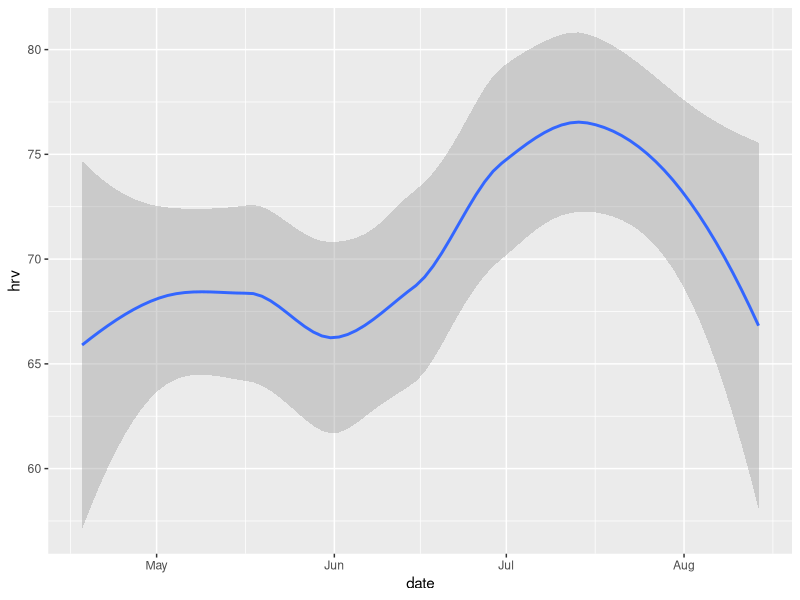
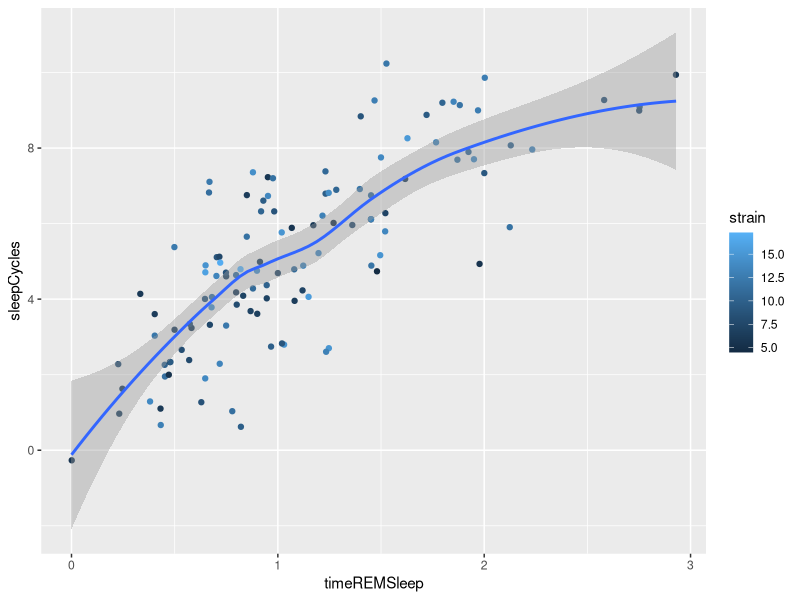
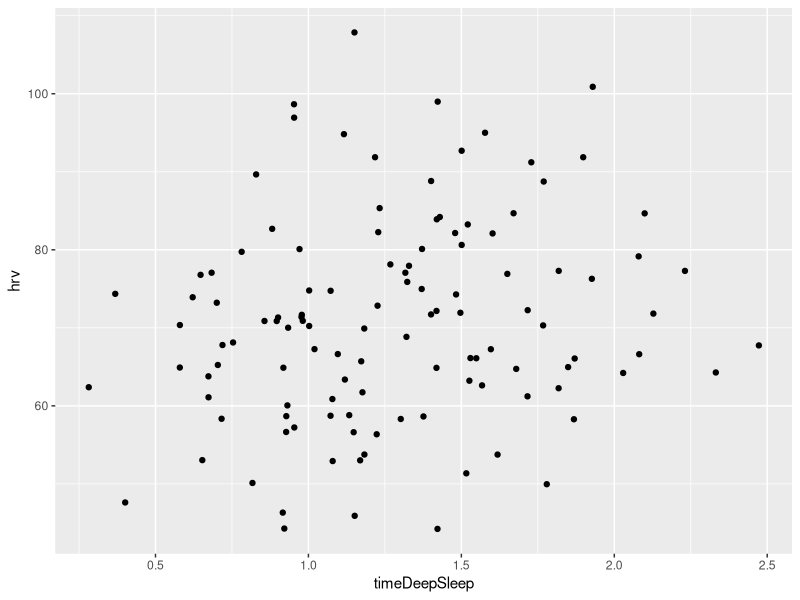
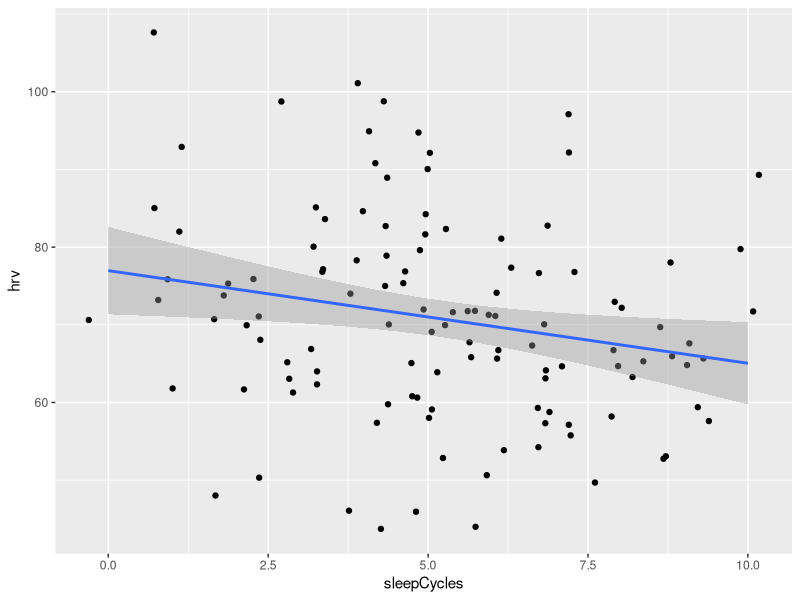
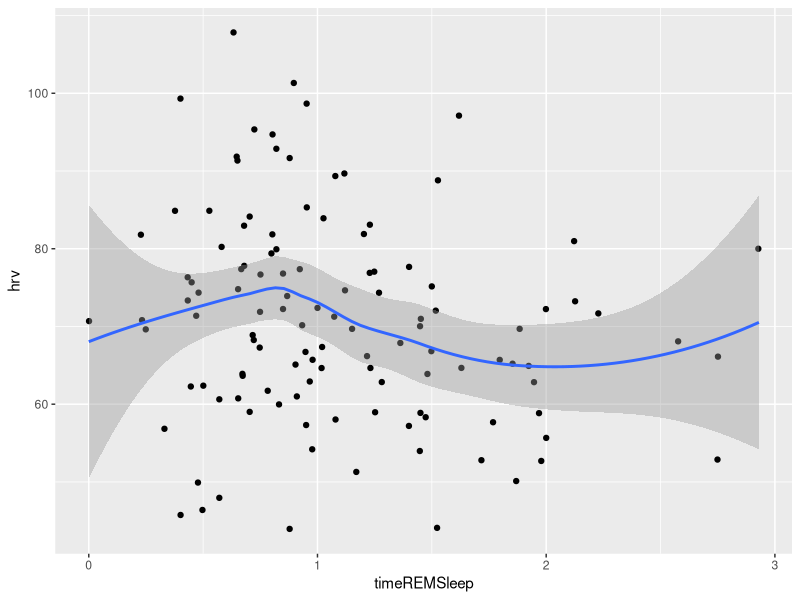
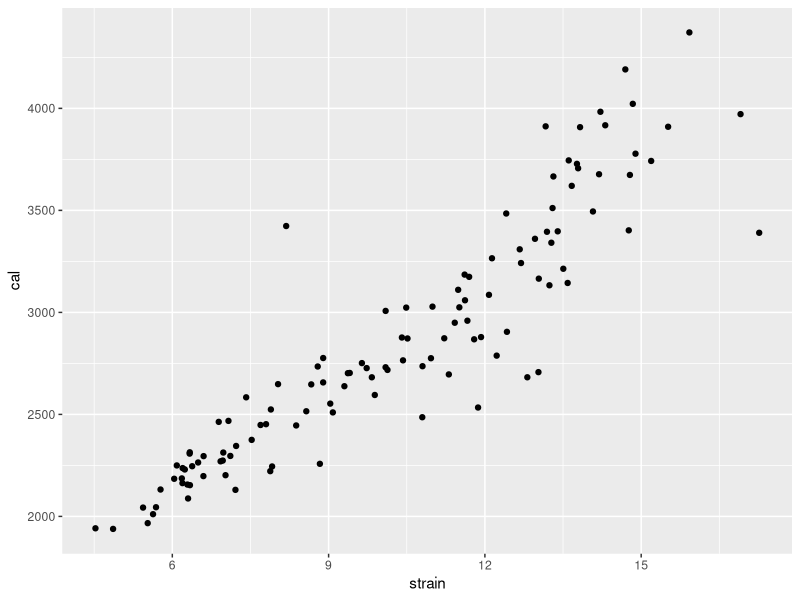

These figures' R source, in order: (Note: this script raises an error after producing the figures.)
# load gdata package
library(gdata)

# load dplyr
library(dplyr)

whoop_df_original <- read.csv("capstone_WHOOP_data_14aug_18apr.csv", header = TRUE)
whoop_df_original
class(whoop_df_original)
names(whoop_df_original)
str(whoop_df_original)
summary(whoop_df_original)

# create new data frame to edit
whoop_edit <- whoop_df_original

# remove empty rows 120 - 179
whoop_edit <- whoop_edit[-c(120:179), ]
View(whoop_edit)
summary(whoop_edit)

#new data frame to edit Recovery column; convert from factors to numerics
whoop_edit_recovery <- whoop_edit
whoop_edit_recovery$Recovery <- as.numeric(sub("%", "e-2", whoop_edit_recovery$Recovery))
class(whoop_edit_recovery$Recovery)
whoop_edit_recovery$Recovery
View(whoop_edit_recovery)

# new data frame to edit Sleep Performance column
class(whoop_edit_recovery$Sleep.Performance)
whoop_edit_sleep_perf <- whoop_edit_recovery
whoop_edit_sleep_perf$Sleep.Performance <- as.numeric(sub("%", "e-2", whoop_edit_sleep_perf$Sleep.Performance))
class(whoop_edit_sleep_perf$Sleep.Performance)


#save updates to new data frame, whoop_edit2
whoop_edit2 <- whoop_edit_sleep_perf
View(whoop_edit2)
mean(whoop_edit2$Sleep.Performance, na.rm = TRUE)

names(whoop_edit2) = c("date", "strain", "recovery", "sleepPerform", "maxHR", "averHR", "cal", "hrv", "restHR", "timeInBed", "timeLightSleep", "timeREMSleep", "timeDeepSleep", "totalSleep", "sleepCycles")
colnames(whoop_edit2)

cor(whoop_edit2[c("strain", "recovery", "sleepPerform", "maxHR", "averHR", "cal", "hrv", "restHR", "timeInBed", "timeLightSleep", "timeREMSleep", "timeDeepSleep", "totalSleep", "sleepCycles")])

# data frame to edit date column
library(lubridate)
date_whoop_edit = whoop_edit2
class(date_whoop_edit$date)

date_whoop_edit$date = dmy(date_whoop_edit$date)
class(date_whoop_edit$date)
str(date_whoop_edit)

whoop_edit3 = date_whoop_edit

# delete observation with NA
whoop_edit4 = whoop_edit3[-22, ]
View(whoop_edit4)

cor(whoop_edit4$hrv, whoop_edit4$recovery)

# generate value to replace NA in sleepCycle column
na_value_sleepcyc = as.integer(mean(whoop_edit4$sleepCycles, na.rm = TRUE))
whoop_edit4[6, 15] = na_value_sleepcyc
cor(whoop_edit4[c("strain", "recovery", "sleepPerform", "maxHR", "averHR", "cal", "hrv", "restHR", "timeInBed", "timeLightSleep", "timeREMSleep", "timeDeepSleep", "totalSleep", "sleepCycles")])


#load ggplot libary
library(ggplot2)
ggplot(whoop_edit4, aes(x = date, y = hrv)) + geom_smooth() 
ggplot(whoop_edit4, aes(x = timeREMSleep, y = sleepCycles, col = strain)) + geom_jitter() + stat_smooth(method = "loess")
ggplot(whoop_edit4, aes(x = timeDeepSleep, y = hrv)) + geom_jitter()
ggplot(whoop_edit4, aes(x = sleepCycles, y = hrv)) + geom_jitter() + stat_smooth(method = "lm")
ggplot(whoop_edit4, aes(x = timeREMSleep, y = hrv)) + geom_jitter() + stat_smooth()
ggplot(whoop_edit4, aes(x = strain, y = cal)) + geom_jitter()
ggplot(whoop_edit4, aes(x = whoop_edit3$averHR, y = whoop_edit3$sleepPerform)) + geom_jitter()
ggplot(whoop_edit4, aes(x = restHR, y = sleepPerform)) + geom_jitter()
ggplot(whoop_edit4, aes(x = restHR, y = recovery)) + geom_jitter()
ggplot(whoop_edit4, aes(x = hrv, y = recovery)) + geom_jitter()
ggplot(whoop_edit4, aes(x = strain, y = restHR)) + geom_jitter()


ggplot(whoop_edit2, aes(x = whoop_edit2$hrv)) + geom_histogram()
ggplot(whoop_edit2, aes(x = whoop_edit2$recovery)) + geom_histogram()
ggplot(whoop_edit2, aes(x = whoop_edit2$sleepPerform)) + geom_histogram()
ggplot(whoop_edit2, aes(x = whoop_edit2$sleepPerform, y = whoop_edit2$recovery)) + scale_x_log10() + scale_y_log10() + geom_jitter()
ggplot(whoop_edit2, aes(x = whoop_edit2$strain)) + geom_histogram()
ggplot(whoop_edit2, aes(x = whoop_edit2$cal)) + geom_histogram()
ggplot(whoop_edit2, aes(x = whoop_edit2$maxHR, y = whoop_edit2$strain)) + geom_jitter()
ggplot(whoop_edit2, aes(x = whoop_edit2$averHR, y = whoop_edit2$strain, color = whoop_edit2$sleepPerform)) + geom_jitter()
ggplot(whoop_edit2, aes(x = whoop_edit2$averHR, y = whoop_edit2$restHR)) + geom_jitter()
ggplot(whoop_edit2, aes(x = whoop_edit2$averHR, y = whoop_edit2$sleepPerform)) + geom_jitter()


#ggplot(df_original, aes(x = df_original$Calories)) + geom_histogram()
#ggplot(df_original, aes(x = df_original$Total.Sleep..hrs.)) + geom_histogram()
#ggplot(df_original, aes(x = df_original$Sleep.Cycles)) + geom_histogram()
#ggplot(df_original, aes(x = df_original$Strain)) + geom_histogram()
#ggplot(df_original, aes(x = df_original$Calories, y = df_original$Time.in.Bed..hrs.)) + geom_point()
#ggplot(df_original, aes(x = df_original$Strain, y = df_original$Recovery)) + geom_point()
